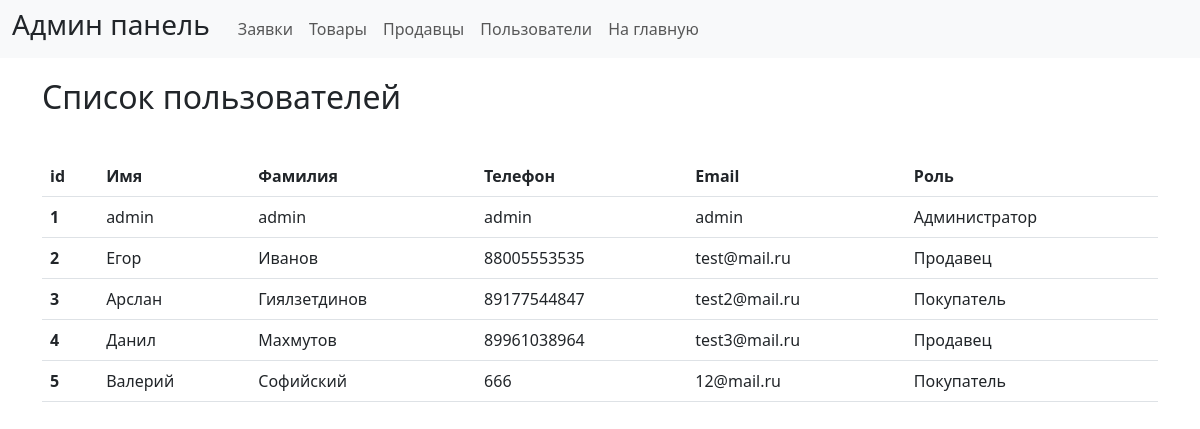
Page /admin/users.php on the earlier database version.
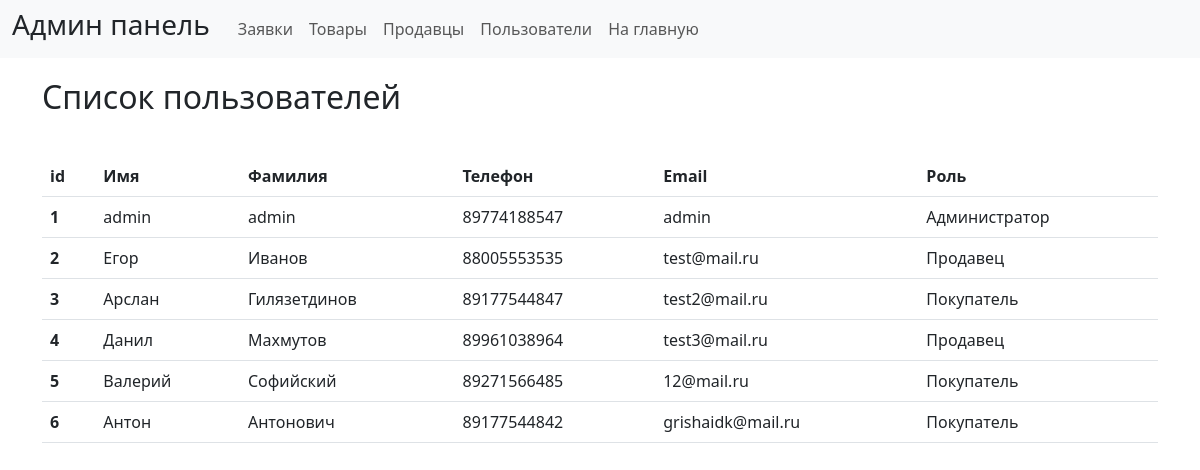
Same page on the later database version.
### tables this page shows
CREATE TABLE `users` (
  `id_user` int NOT NULL,
  `name` varchar(50) NOT NULL,
  `surname` varchar(50) NOT NULL,
  `password` varchar(50) NOT NULL,
  `phone` varchar(50) NOT NULL,
  `email` varchar(50) NOT NULL,
  `role` int NOT NULL
);

CREATE TABLE `role` (
  `id_role` int NOT NULL,
  `name` varchar(50) NOT NULL
);

### admin/users.php (the view)
<?php
include "./header.php";
require_once "../connect.php";
$seller = "SELECT users.name as name_user, role.name as name_role, surname, phone, email, id_user FROM `users` JOIN `role` on users.role = role.id_role";
$seller_res = mysqli_query($con, $seller);
?>
<div class="container">
    <table class="table caption-top">
        <h2 style="margin: 20px 0 40px 0;">Список пользователей</h2>
        <thead>
            <tr>
                <th scope="col">id</th>
                <th scope="col">Имя</th>
                <th scope="col">Фамилия</th>
                <th scope="col">Телефон</th>
                <th scope="col">Email</th>
                <th scope="col">Роль</th>
            </tr>
        </thead>
        <tbody>
            <?
            while ($seller_info = mysqli_fetch_array($seller_res)) {
            ?>
                <tr>
                    <th scope="row"><?=$seller_info['id_user']?></th>
                    <td><?=$seller_info['name_user']?></td>
                    <td><?=$seller_info['surname']?></td>
                    <td><?=$seller_info['phone']?></td>
                    <td><?=$seller_info['email']?></td>
                    <td><?=$seller_info['name_role']?></td>
                </tr>
            <?
            }
            ?>
        </tbody>
    </table>
</div>
<?php
include "./footer.php";
?>

Differences in the rows shown:
changed users "admin": phone "admin" → "89774188547"
changed users "Арслан": surname "Гиялзетдинов" → "Гилязетдинов"
changed users "Валерий": phone "666" → "89271566485"
added users: id_user "6", name "Антон", surname "Антонович", phone "89177544842", email "grishaidk@mail.ru", role.name "Покупатель"
